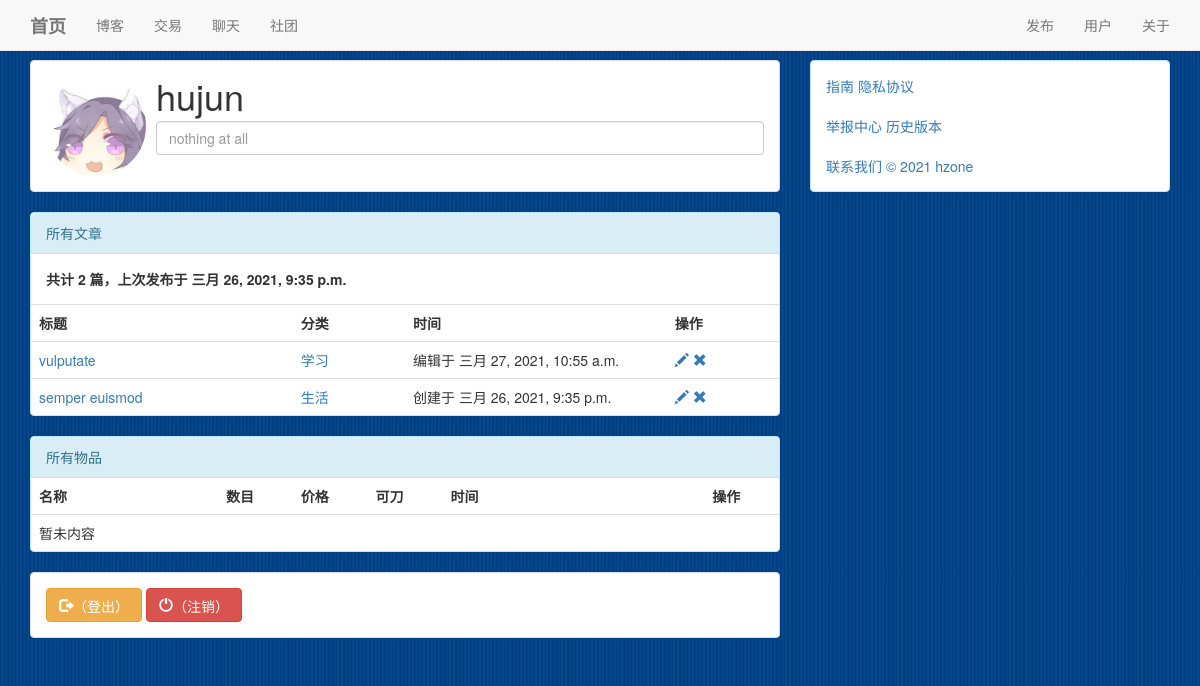
Before: /user/9 (signed in) with the older database file.
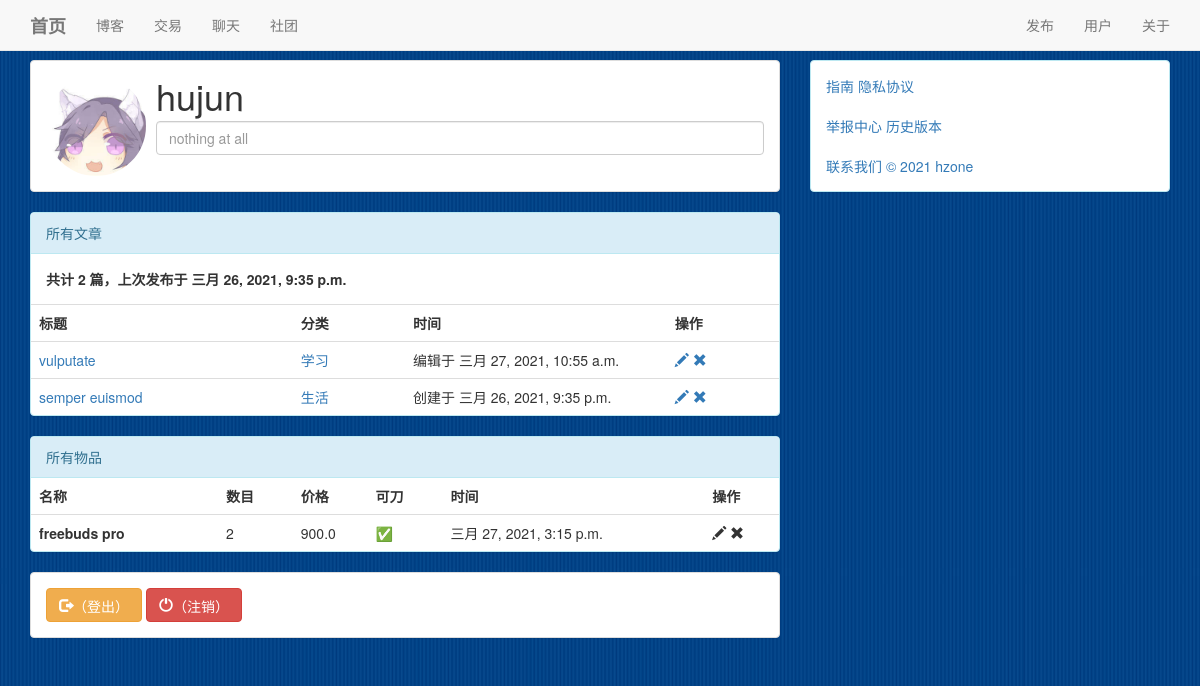
After: the same page with the newer database file.
### blog/models.py (models this page shows, shortened)
class Atc(Model):
    title = CharField(max_length=30)
    content = TextField()
    author = ForeignKey(User,on_delete = DO_NOTHING)
    create_time = DateTimeField(auto_now_add=True)
    update_time = DateTimeField(auto_now=True)
    type = ForeignKey(AtcType,on_delete = DO_NOTHING)
    class Meta:
        ordering=['-create_time']
        verbose_name = '文章'
        verbose_name_plural = '文章'

class AtcType(Model):
    name = CharField(max_length=20)
    def __str__(self):
        return self.name
    class Meta:
        verbose_name = '分类'
        verbose_name_plural = '分类'

### deal/models.py (models this page shows, shortened)
class Item(Model):
    name = CharField(max_length=20)
    info = TextField(max_length=50)
    time = DateTimeField(auto_now_add=True)
    sold = BooleanField(default=False)
    chop = BooleanField(default=False)
    count = IntegerField(default=1)
    owner = ForeignKey(User,on_delete = DO_NOTHING)
    price = FloatField(default=0)
    class Meta:
        ordering=['-time']
        verbose_name = '物品'
        verbose_name_plural = '物品'

### user/views.py (the view, shortened to what this page needs)
# urls.py: path('<int:pk>',Room.as_view()),
class Room(View):
    def get(self,request,pk):
        form = userForm()
        user = get_object_or_404(User,pk = pk)
        context = {
            'visitor' :request.user,
            'user' : user,
            'form' : form,
            'atcs' : Atc.objects.filter(author = user),
            'items' : Item.objects.filter(owner = user),
        }
        return render(request,'room.html',context)

### user/forms.py
class userForm(forms.Form):
    icon = forms.ImageField(label = '用户头像',required= False)
    motto = forms.CharField(label= '个性签名',required= False)

### user/models.py (called while the page is built)
    def __str__(self):
        return self.username

### user/templates/room.html (shortened to what the changed rows need)
{% extends 'base.html' %}
    {% load static %}
    {% block main %}
        <div class="panel panel-default">
            <div class="panel-body">
                <div class="media">
                    <div class="media-body">
                        <h1 class="media-heading">{{ user }}</h1>
                    </div>
                </div>
            </div>
        </div>
        <div class="panel panel-info">
            <div class="panel-body">
                <strong>共计 {{ atcs.count }} 篇，上次发布于 {{ atcs.first.create_time }}</strong>
            </div>
            <table class="table">
                <tr>
                    <th style="width:35%">标题</th>
                    <th style="width:15%">分类</th>
                    <th style="width:35%">时间</th>
                    {% if user == visitor %}
                        <th style="width:15%">操作</th>
                    {% endif %}
                </tr>
                {% for atc in atcs %}
                    <tr>
                        <td><a href="/blog/{{atc.pk}}">{{ atc.title }}</a></td>
                        <td><a href="/blog/?type={{ atc.type.name }}">{{ atc.type }}</a></td>
                        {% if atc.create_time == atc.update_time %}
                            <td>创建于 {{ atc.create_time }}</td>
                        {% else %}
                            <td>编辑于 {{ atc.update_time }}</td>
                        {% endif %}
                        {% if user == visitor %}
                            <th>
                                <a id='' href="/release/article/edit?pk={{ atc.pk }}">
                                    <span class="glyphicon glyphicon-pencil" aria-hidden="true"></span>
                                </a>
                                <a id='dele-atc' href="/release/article/delete?pk={{ atc.pk }}">
                                    <span class="glyphicon glyphicon-remove" aria-hidden="true"></span>
                                </a>
                            </th>
                        {% endif %}
                    </tr>
                {% endfor %}
            </table>
        </div>
        <div class="panel panel-info">
            <table class="table">
                <tr>
                    <th style="width:25%">名称</th>
                    <th style="width:10%">数目</th>
                    <th style="width:10%">价格</th>
                    <th style="width:10%">可刀</th>
                    <th style="width:35%">时间</th>
                    {% if user == visitor %}
                        <th style="width:15%">操作</th>
                    {% endif %}
                </tr>
                {% for item in items %}
                    <tr>
                        <td>
                            <strong>{{ item.name }}</strong>
                        </td>
                        <td> {{ item.count }} </td>
                        <td> {{ item.price }} </td>
                        {% if item.chop %}
                            <td> ✅ </td>
                        {% else %}
                            <td> ❌ </td>
                        {% endif %}
                        <td>{{ item.time }}</td>
                        {% if user == visitor %}
                            <th>
                                <span class="glyphicon glyphicon-pencil" aria-hidden="true"></span>
                                <span class="glyphicon glyphicon-remove" aria-hidden="true"></span>
                            </th>
                        {% endif %}
                    </tr>
                {% empty %}
                    <tr>
                        <td>暂未内容</td>
                        <td></td>
                        <td></td>
                        <td></td>
                        <td></td>
                        <td></td>
                    </tr>
                {% endfor %}
            </table>
        </div>
    {% endblock %}

Changed rows visible on the page:
added Item: name "freebuds pro", count "2", price "900.0", time "三月 27, 2021, 3:15 p.m."
Other visible differences:
text no longer shown: "暂未内容"
